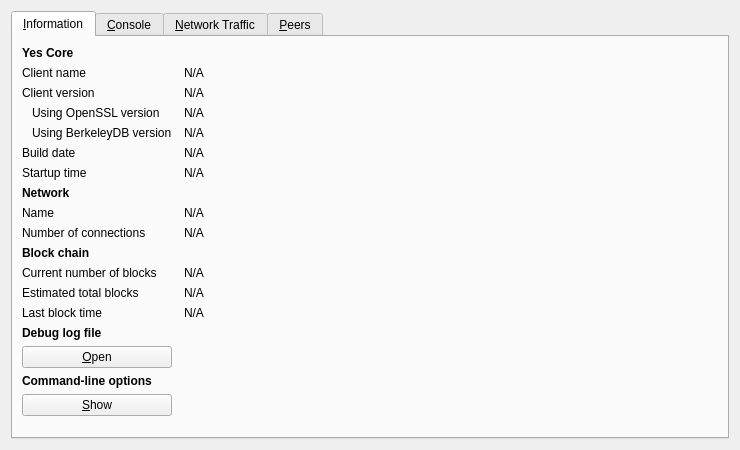
<?xml version="1.0" encoding="UTF-8"?>
<ui version="4.0">
 <class>RPCConsole</class>
 <widget class="QDialog" name="RPCConsole">
  <property name="geometry">
   <rect>
    <x>0</x>
    <y>0</y>
    <width>740</width>
    <height>450</height>
   </rect>
  </property>
  <property name="windowTitle">
   <string>Yes - Debug window</string>
  </property>
  <layout class="QVBoxLayout" name="verticalLayout_2">
   <item>
    <widget class="QTabWidget" name="tabWidget">
     <property name="currentIndex">
      <number>0</number>
     </property>
     <widget class="QWidget" name="tab_info">
      <attribute name="title">
       <string>&amp;Information</string>
      </attribute>
      <layout class="QGridLayout" name="gridLayout" columnstretch="0,1">
       <property name="horizontalSpacing">
        <number>12</number>
       </property>
       <item row="0" column="0">
        <widget class="QLabel" name="label_9">
         <property name="font">
          <font>
           <weight>75</weight>
           <bold>true</bold>
          </font>
         </property>
         <property name="text">
          <string>Yes Core</string>
         </property>
        </widget>
       </item>
       <item row="1" column="0">
        <widget class="QLabel" name="label_5">
         <property name="text">
          <string>Client name</string>
         </property>
        </widget>
       </item>
       <item row="1" column="1">
        <widget class="QLabel" name="clientName">
         <property name="cursor">
          <cursorShape>IBeamCursor</cursorShape>
         </property>
         <property name="text">
          <string>N/A</string>
         </property>
         <property name="textFormat">
          <enum>Qt::PlainText</enum>
         </property>
         <property name="textInteractionFlags">
          <set>Qt::LinksAccessibleByMouse|Qt::TextSelectableByKeyboard|Qt::TextSelectableByMouse</set>
         </property>
        </widget>
       </item>
       <item row="2" column="0">
        <widget class="QLabel" name="label_6">
         <property name="text">
          <string>Client version</string>
         </property>
        </widget>
       </item>
       <item row="2" column="1">
        <widget class="QLabel" name="clientVersion">
         <property name="cursor">
          <cursorShape>IBeamCursor</cursorShape>
         </property>
         <property name="text">
          <string>N/A</string>
         </property>
         <property name="textFormat">
          <enum>Qt::PlainText</enum>
         </property>
         <property name="textInteractionFlags">
          <set>Qt::LinksAccessibleByMouse|Qt::TextSelectableByKeyboard|Qt::TextSelectableByMouse</set>
         </property>
        </widget>
       </item>
       <item row="3" column="0">
        <widget class="QLabel" name="label_14">
         <property name="text">
          <string>Using OpenSSL version</string>
         </property>
         <property name="indent">
          <number>10</number>
         </property>
        </widget>
       </item>
       <item row="3" column="1">
        <widget class="QLabel" name="openSSLVersion">
         <property name="cursor">
          <cursorShape>IBeamCursor</cursorShape>
         </property>
         <property name="text">
          <string>N/A</string>
         </property>
         <property name="textFormat">
          <enum>Qt::PlainText</enum>
         </property>
         <property name="textInteractionFlags">
          <set>Qt::LinksAccessibleByMouse|Qt::TextSelectableByKeyboard|Qt::TextSelectableByMouse</set>
         </property>
        </widget>
       </item>
       <item row="4" column="0">
        <widget class="QLabel" name="label_berkeleyDBVersion">
         <property name="text">
          <string>Using BerkeleyDB version</string>
         </property>
         <property name="indent">
          <number>10</number>
         </property>
        </widget>
       </item>
       <item row="4" column="1">
        <widget class="QLabel" name="berkeleyDBVersion">
         <property name="cursor">
          <cursorShape>IBeamCursor</cursorShape>
         </property>
         <property name="text">
          <string>N/A</string>
         </property>
         <property name="textFormat">
          <enum>Qt::PlainText</enum>
         </property>
         <property name="textInteractionFlags">
          <set>Qt::LinksAccessibleByMouse|Qt::TextSelectableByKeyboard|Qt::TextSelectableByMouse</set>
         </property>
        </widget>
       </item>
       <item row="5" column="0">
        <widget class="QLabel" name="label_12">
         <property name="text">
          <string>Build date</string>
         </property>
        </widget>
       </item>
       <item row="5" column="1">
        <widget class="QLabel" name="buildDate">
         <property name="cursor">
          <cursorShape>IBeamCursor</cursorShape>
         </property>
         <property name="text">
          <string>N/A</string>
         </property>
         <property name="textFormat">
          <enum>Qt::PlainText</enum>
         </property>
         <property name="textInteractionFlags">
          <set>Qt::LinksAccessibleByMouse|Qt::TextSelectableByKeyboard|Qt::TextSelectableByMouse</set>
         </property>
        </widget>
       </item>
       <item row="6" column="0">
        <widget class="QLabel" name="label_13">
         <property name="text">
          <string>Startup time</string>
         </property>
        </widget>
       </item>
       <item row="6" column="1">
        <widget class="QLabel" name="startupTime">
         <property name="cursor">
          <cursorShape>IBeamCursor</cursorShape>
         </property>
         <property name="text">
          <string>N/A</string>
         </property>
         <property name="textFormat">
          <enum>Qt::PlainText</enum>
         </property>
         <property name="textInteractionFlags">
          <set>Qt::LinksAccessibleByMouse|Qt::TextSelectableByKeyboard|Qt::TextSelectableByMouse</set>
         </property>
        </widget>
       </item>
       <item row="7" column="0">
        <widget class="QLabel" name="label_11">
         <property name="font">
          <font>
           <weight>75</weight>
           <bold>true</bold>
          </font>
         </property>
         <property name="text">
          <string>Network</string>
         </property>
        </widget>
       </item>
       <item row="8" column="0">
        <widget class="QLabel" name="label_8">
         <property name="text">
          <string>Name</string>
         </property>
        </widget>
       </item>
       <item row="8" column="1">
        <widget class="QLabel" name="networkName">
         <property name="cursor">
          <cursorShape>IBeamCursor</cursorShape>
         </property>
         <property name="text">
          <string>N/A</string>
         </property>
         <property name="textFormat">
          <enum>Qt::PlainText</enum>
         </property>
         <property name="textInteractionFlags">
          <set>Qt::LinksAccessibleByMouse|Qt::TextSelectableByKeyboard|Qt::TextSelectableByMouse</set>
         </property>
        </widget>
       </item>
       <item row="9" column="0">
        <widget class="QLabel" name="label_7">
         <property name="text">
          <string>Number of connections</string>
         </property>
        </widget>
       </item>
       <item row="9" column="1">
        <widget class="QLabel" name="numberOfConnections">
         <property name="cursor">
          <cursorShape>IBeamCursor</cursorShape>
         </property>
         <property name="text">
          <string>N/A</string>
         </property>
         <property name="textFormat">
          <enum>Qt::PlainText</enum>
         </property>
         <property name="textInteractionFlags">
          <set>Qt::LinksAccessibleByMouse|Qt::TextSelectableByKeyboard|Qt::TextSelectableByMouse</set>
         </property>
        </widget>
       </item>
       <item row="10" column="0">
        <widget class="QLabel" name="label_10">
         <property name="font">
          <font>
           <weight>75</weight>
           <bold>true</bold>
          </font>
         </property>
         <property name="text">
          <string>Block chain</string>
         </property>
        </widget>
       </item>
       <item row="11" column="0">
        <widget class="QLabel" name="label_3">
         <property name="text">
          <string>Current number of blocks</string>
         </property>
        </widget>
       </item>
       <item row="11" column="1">
        <widget class="QLabel" name="numberOfBlocks">
         <property name="cursor">
          <cursorShape>IBeamCursor</cursorShape>
         </property>
         <property name="text">
          <string>N/A</string>
         </property>
         <property name="textFormat">
          <enum>Qt::PlainText</enum>
         </property>
         <property name="textInteractionFlags">
          <set>Qt::LinksAccessibleByMouse|Qt::TextSelectableByKeyboard|Qt::TextSelectableByMouse</set>
         </property>
        </widget>
       </item>
       <item row="12" column="0">
        <widget class="QLabel" name="label_4">
         <property name="text">
          <string>Estimated total blocks</string>
         </property>
        </widget>
       </item>
       <item row="12" column="1">
        <widget class="QLabel" name="totalBlocks">
         <property name="cursor">
          <cursorShape>IBeamCursor</cursorShape>
         </property>
         <property name="text">
          <string>N/A</string>
         </property>
         <property name="textFormat">
          <enum>Qt::PlainText</enum>
         </property>
         <property name="textInteractionFlags">
          <set>Qt::LinksAccessibleByMouse|Qt::TextSelectableByKeyboard|Qt::TextSelectableByMouse</set>
         </property>
        </widget>
       </item>
       <item row="13" column="0">
        <widget class="QLabel" name="label_2">
         <property name="text">
          <string>Last block time</string>
         </property>
        </widget>
       </item>
       <item row="13" column="1">
        <widget class="QLabel" name="lastBlockTime">
         <property name="cursor">
          <cursorShape>IBeamCursor</cursorShape>
         </property>
         <property name="text">
          <string>N/A</string>
         </property>
         <property name="textFormat">
          <enum>Qt::PlainText</enum>
         </property>
         <property name="textInteractionFlags">
          <set>Qt::LinksAccessibleByMouse|Qt::TextSelectableByKeyboard|Qt::TextSelectableByMouse</set>
         </property>
        </widget>
       </item>
       <item row="13" column="0">
        <spacer name="verticalSpacer_2">
         <property name="orientation">
          <enum>Qt::Vertical</enum>
         </property>
         <property name="sizeHint" stdset="0">
          <size>
           <width>20</width>
           <height>20</height>
          </size>
         </property>
        </spacer>
       </item>
       <item row="14" column="0">
        <widget class="QLabel" name="labelDebugLogfile">
         <property name="font">
          <font>
           <weight>75</weight>
           <bold>true</bold>
          </font>
         </property>
         <property name="text">
          <string>Debug log file</string>
         </property>
        </widget>
       </item>
       <item row="15" column="0">
        <widget class="QPushButton" name="openDebugLogfileButton">
         <property name="toolTip">
          <string>Open the Yes debug log file from the current data directory. This can take a few seconds for large log files.</string>
         </property>
         <property name="text">
          <string>&amp;Open</string>
         </property>
         <property name="autoDefault">
          <bool>false</bool>
         </property>
        </widget>
       </item>
       <item row="16" column="0">
        <widget class="QLabel" name="labelCLOptions">
         <property name="font">
          <font>
           <weight>75</weight>
           <bold>true</bold>
          </font>
         </property>
         <property name="text">
          <string>Command-line options</string>
         </property>
        </widget>
       </item>
       <item row="17" column="0">
        <widget class="QPushButton" name="showCLOptionsButton">
         <property name="toolTip">
          <string>Show the Yes help message to get a list with possible Yes command-line options.</string>
         </property>
         <property name="text">
          <string>&amp;Show</string>
         </property>
         <property name="autoDefault">
          <bool>false</bool>
         </property>
        </widget>
       </item>
       <item row="18" column="0">
        <spacer name="verticalSpacer">
         <property name="orientation">
          <enum>Qt::Vertical</enum>
         </property>
         <property name="sizeHint" stdset="0">
          <size>
           <width>20</width>
           <height>40</height>
          </size>
         </property>
        </spacer>
       </item>
      </layout>
     </widget>
     <widget class="QWidget" name="tab_console">
      <attribute name="title">
       <string>&amp;Console</string>
      </attribute>
      <layout class="QVBoxLayout" name="verticalLayout_3">
       <property name="spacing">
        <number>3</number>
       </property>
       <item>
        <widget class="QTextEdit" name="messagesWidget">
         <property name="minimumSize">
          <size>
           <width>0</width>
           <height>100</height>
          </size>
         </property>
         <property name="readOnly">
          <bool>true</bool>
         </property>
         <property name="tabKeyNavigation" stdset="0">
          <bool>false</bool>
         </property>
         <property name="columnCount" stdset="0">
          <number>2</number>
         </property>
        </widget>
       </item>
       <item>
        <layout class="QHBoxLayout" name="horizontalLayout">
         <property name="spacing">
          <number>3</number>
         </property>
         <item>
          <widget class="QLabel" name="label">
           <property name="text">
            <string notr="true">&gt;</string>
           </property>
          </widget>
         </item>
         <item>
          <widget class="QLineEdit" name="lineEdit"/>
         </item>
         <item>
          <widget class="QPushButton" name="clearButton">
           <property name="maximumSize">
            <size>
             <width>24</width>
             <height>24</height>
            </size>
           </property>
           <property name="toolTip">
            <string>Clear console</string>
           </property>
           <property name="text">
            <string/>
           </property>
           <property name="icon">
            <iconset resource="../../../yes.qrc">
             <normaloff>:/icons/remove</normaloff>:/icons/remove</iconset>
           </property>
           <property name="shortcut">
            <string notr="true">Ctrl+L</string>
           </property>
           <property name="autoDefault">
            <bool>false</bool>
           </property>
          </widget>
         </item>
        </layout>
       </item>
      </layout>
     </widget>
     <widget class="QWidget" name="tab_nettraffic">
      <attribute name="title">
       <string>&amp;Network Traffic</string>
      </attribute>
      <layout class="QHBoxLayout" name="horizontalLayout_3">
       <item>
        <layout class="QVBoxLayout" name="verticalLayout_4">
         <item>
          <widget class="TrafficGraphWidget" name="trafficGraph" native="true">
           <property name="sizePolicy">
            <sizepolicy hsizetype="Expanding" vsizetype="Expanding">
             <horstretch>0</horstretch>
             <verstretch>0</verstretch>
            </sizepolicy>
           </property>
          </widget>
         </item>
         <item>
          <layout class="QHBoxLayout" name="horizontalLayout_2">
           <item>
            <widget class="QSlider" name="sldGraphRange">
             <property name="minimum">
              <number>1</number>
             </property>
             <property name="maximum">
              <number>288</number>
             </property>
             <property name="pageStep">
              <number>12</number>
             </property>
             <property name="value">
              <number>6</number>
             </property>
             <property name="orientation">
              <enum>Qt::Horizontal</enum>
             </property>
            </widget>
           </item>
           <item>
            <widget class="QLabel" name="lblGraphRange">
             <property name="minimumSize">
              <size>
               <width>100</width>
               <height>0</height>
              </size>
             </property>
             <property name="alignment">
              <set>Qt::AlignCenter</set>
             </property>
            </widget>
           </item>
           <item>
            <widget class="QPushButton" name="btnClearTrafficGraph">
             <property name="text">
              <string>&amp;Clear</string>
             </property>
             <property name="autoDefault">
              <bool>false</bool>
             </property>
            </widget>
           </item>
          </layout>
         </item>
        </layout>
       </item>
       <item>
        <layout class="QVBoxLayout" name="verticalLayout">
         <item>
          <widget class="QGroupBox" name="groupBox">
           <property name="title">
            <string>Totals</string>
           </property>
           <layout class="QVBoxLayout" name="verticalLayout_5">
            <item>
             <layout class="QHBoxLayout" name="horizontalLayout_4">
              <item>
               <widget class="Line" name="line">
                <property name="sizePolicy">
                 <sizepolicy hsizetype="Fixed" vsizetype="Fixed">
                  <horstretch>0</horstretch>
                  <verstretch>0</verstretch>
                 </sizepolicy>
                </property>
                <property name="minimumSize">
                 <size>
                  <width>10</width>
                  <height>0</height>
                 </size>
                </property>
                <property name="palette">
                 <palette>
                  <active>
                   <colorrole role="Light">
                    <brush brushstyle="SolidPattern">
                     <color alpha="255">
                      <red>0</red>
                      <green>255</green>
                      <blue>0</blue>
                     </color>
                    </brush>
                   </colorrole>
                  </active>
                  <inactive>
                   <colorrole role="Light">
                    <brush brushstyle="SolidPattern">
                     <color alpha="255">
                      <red>0</red>
                      <green>255</green>
                      <blue>0</blue>
                     </color>
                    </brush>
                   </colorrole>
                  </inactive>
                  <disabled>
                   <colorrole role="Light">
                    <brush brushstyle="SolidPattern">
                     <color alpha="255">
                      <red>0</red>
                      <green>255</green>
                      <blue>0</blue>
                     </color>
                    </brush>
                   </colorrole>
                  </disabled>
                 </palette>
                </property>
                <property name="orientation">
                 <enum>Qt::Horizontal</enum>
                </property>
               </widget>
              </item>
              <item>
               <widget class="QLabel" name="label_16">
                <property name="text">
                 <string>In:</string>
                </property>
               </widget>
              </item>
              <item>
               <widget class="QLabel" name="lblBytesIn">
                <property name="minimumSize">
                 <size>
                  <width>50</width>
                  <height>0</height>
                 </size>
                </property>
                <property name="alignment">
                 <set>Qt::AlignRight|Qt::AlignTrailing|Qt::AlignVCenter</set>
                </property>
               </widget>
              </item>
             </layout>
            </item>
            <item>
             <layout class="QHBoxLayout" name="horizontalLayout_5">
              <item>
               <widget class="Line" name="line_2">
                <property name="sizePolicy">
                 <sizepolicy hsizetype="Fixed" vsizetype="Fixed">
                  <horstretch>0</horstretch>
                  <verstretch>0</verstretch>
                 </sizepolicy>
                </property>
                <property name="minimumSize">
                 <size>
                  <width>10</width>
                  <height>0</height>
                 </size>
                </property>
                <property name="palette">
                 <palette>
                  <active>
                   <colorrole role="Light">
                    <brush brushstyle="SolidPattern">
                     <color alpha="255">
                      <red>255</red>
                      <green>0</green>
                      <blue>0</blue>
                     </color>
                    </brush>
                   </colorrole>
                  </active>
                  <inactive>
                   <colorrole role="Light">
                    <brush brushstyle="SolidPattern">
                     <color alpha="255">
                      <red>255</red>
                      <green>0</green>
                      <blue>0</blue>
                     </color>
                    </brush>
                   </colorrole>
                  </inactive>
                  <disabled>
                   <colorrole role="Light">
                    <brush brushstyle="SolidPattern">
                     <color alpha="255">
                      <red>255</red>
                      <green>0</green>
                      <blue>0</blue>
                     </color>
                    </brush>
                   </colorrole>
                  </disabled>
                 </palette>
                </property>
                <property name="orientation">
                 <enum>Qt::Horizontal</enum>
                </property>
               </widget>
              </item>
              <item>
               <widget class="QLabel" name="label_17">
                <property name="text">
                 <string>Out:</string>
                </property>
               </widget>
              </item>
              <item>
               <widget class="QLabel" name="lblBytesOut">
                <property name="minimumSize">
                 <size>
                  <width>50</width>
                  <height>0</height>
                 </size>
                </property>
                <property name="alignment">
                 <set>Qt::AlignRight|Qt::AlignTrailing|Qt::AlignVCenter</set>
                </property>
               </widget>
              </item>
             </layout>
            </item>
            <item>
             <spacer name="verticalSpacer_4">
              <property name="orientation">
               <enum>Qt::Vertical</enum>
              </property>
              <property name="sizeHint" stdset="0">
               <size>
                <width>20</width>
                <height>407</height>
               </size>
              </property>
             </spacer>
            </item>
           </layout>
          </widget>
         </item>
        </layout>
       </item>
      </layout>
     </widget>
     <widget class="QWidget" name="tab_peers">
      <attribute name="title">
       <string>&amp;Peers</string>
      </attribute>
      <layout class="QGridLayout" name="gridLayout_2">
       <item row="0" column="0" rowspan="2">
        <widget class="QTableView" name="peerWidget">
         <property name="horizontalScrollBarPolicy">
          <enum>Qt::ScrollBarAsNeeded</enum>
         </property>
         <property name="sortingEnabled">
          <bool>true</bool>
         </property>
         <attribute name="horizontalHeaderHighlightSections">
          <bool>false</bool>
         </attribute>
        </widget>
       </item>
       <item row="0" column="1">
        <widget class="QLabel" name="peerHeading">
         <property name="sizePolicy">
          <sizepolicy hsizetype="Preferred" vsizetype="Minimum">
           <horstretch>0</horstretch>
           <verstretch>0</verstretch>
          </sizepolicy>
         </property>
         <property name="minimumSize">
          <size>
           <width>300</width>
           <height>32</height>
          </size>
         </property>
         <property name="font">
          <font>
           <pointsize>10</pointsize>
          </font>
         </property>
         <property name="cursor">
          <cursorShape>IBeamCursor</cursorShape>
         </property>
         <property name="text">
          <string>Select a peer to view detailed information.</string>
         </property>
         <property name="alignment">
          <set>Qt::AlignHCenter|Qt::AlignTop</set>
         </property>
         <property name="wordWrap">
          <bool>true</bool>
         </property>
         <property name="textInteractionFlags">
          <set>Qt::LinksAccessibleByMouse|Qt::TextSelectableByKeyboard|Qt::TextSelectableByMouse</set>
         </property>
        </widget>
       </item>
       <item row="1" column="1">
        <widget class="QWidget" name="detailWidget" native="true">
         <property name="minimumSize">
          <size>
           <width>300</width>
           <height>0</height>
          </size>
         </property>
         <layout class="QGridLayout" name="gridLayout_3">
          <item row="0" column="0">
           <widget class="QLabel" name="label_23">
            <property name="text">
             <string>Peer ID</string>
            </property>
           </widget>
          </item>
          <item row="0" column="2">
           <widget class="QLabel" name="peerId">
            <property name="cursor">
             <cursorShape>IBeamCursor</cursorShape>
            </property>
            <property name="text">
             <string>N/A</string>
            </property>
            <property name="textFormat">
             <enum>Qt::PlainText</enum>
            </property>
            <property name="textInteractionFlags">
             <set>Qt::LinksAccessibleByMouse|Qt::TextSelectableByKeyboard|Qt::TextSelectableByMouse</set>
            </property>
           </widget>
          </item>
          <item row="1" column="0">
           <widget class="QLabel" name="label_23">
            <property name="text">
             <string>Direction</string>
            </property>
           </widget>
          </item>
          <item row="1" column="2">
           <widget class="QLabel" name="peerDirection">
            <property name="cursor">
             <cursorShape>IBeamCursor</cursorShape>
            </property>
            <property name="text">
             <string>N/A</string>
            </property>
            <property name="textFormat">
             <enum>Qt::PlainText</enum>
            </property>
            <property name="textInteractionFlags">
             <set>Qt::LinksAccessibleByMouse|Qt::TextSelectableByKeyboard|Qt::TextSelectableByMouse</set>
            </property>
           </widget>
          </item>
          <item row="2" column="0">
           <widget class="QLabel" name="label_21">
            <property name="text">
             <string>Version</string>
            </property>
           </widget>
          </item>
          <item row="2" column="2">
           <widget class="QLabel" name="peerVersion">
            <property name="cursor">
             <cursorShape>IBeamCursor</cursorShape>
            </property>
            <property name="text">
             <string>N/A</string>
            </property>
            <property name="textFormat">
             <enum>Qt::PlainText</enum>
            </property>
            <property name="textInteractionFlags">
             <set>Qt::LinksAccessibleByMouse|Qt::TextSelectableByKeyboard|Qt::TextSelectableByMouse</set>
            </property>
           </widget>
          </item>
          <item row="3" column="0">
           <widget class="QLabel" name="label_28">
            <property name="text">
             <string>User Agent</string>
            </property>
           </widget>
          </item>
          <item row="3" column="2">
           <widget class="QLabel" name="peerSubversion">
            <property name="cursor">
             <cursorShape>IBeamCursor</cursorShape>
            </property>
            <property name="text">
             <string>N/A</string>
            </property>
            <property name="textFormat">
             <enum>Qt::PlainText</enum>
            </property>
            <property name="textInteractionFlags">
             <set>Qt::LinksAccessibleByMouse|Qt::TextSelectableByKeyboard|Qt::TextSelectableByMouse</set>
            </property>
           </widget>
          </item>
          <item row="4" column="0">
           <widget class="QLabel" name="label_4">
            <property name="text">
             <string>Services</string>
            </property>
           </widget>
          </item>
          <item row="4" column="2">
           <widget class="QLabel" name="peerServices">
            <property name="cursor">
             <cursorShape>IBeamCursor</cursorShape>
            </property>
            <property name="text">
             <string>N/A</string>
            </property>
            <property name="textFormat">
             <enum>Qt::PlainText</enum>
            </property>
            <property name="textInteractionFlags">
             <set>Qt::LinksAccessibleByMouse|Qt::TextSelectableByKeyboard|Qt::TextSelectableByMouse</set>
            </property>
           </widget>
          </item>
          <item row="5" column="0">
           <widget class="QLabel" name="label_29">
            <property name="text">
             <string>Starting Height</string>
            </property>
           </widget>
          </item>
          <item row="5" column="2">
           <widget class="QLabel" name="peerHeight">
            <property name="cursor">
             <cursorShape>IBeamCursor</cursorShape>
            </property>
            <property name="text">
             <string>N/A</string>
            </property>
            <property name="textFormat">
             <enum>Qt::PlainText</enum>
            </property>
            <property name="textInteractionFlags">
             <set>Qt::LinksAccessibleByMouse|Qt::TextSelectableByKeyboard|Qt::TextSelectableByMouse</set>
            </property>
           </widget>
          </item>
          <item row="6" column="0">
           <widget class="QLabel" name="label_27">
            <property name="text">
             <string>Sync Height</string>
            </property>
           </widget>
          </item>
          <item row="6" column="2">
           <widget class="QLabel" name="peerSyncHeight">
            <property name="cursor">
             <cursorShape>IBeamCursor</cursorShape>
            </property>
            <property name="text">
             <string>N/A</string>
            </property>
            <property name="textFormat">
             <enum>Qt::PlainText</enum>
            </property>
            <property name="textInteractionFlags">
             <set>Qt::LinksAccessibleByMouse|Qt::TextSelectableByKeyboard|Qt::TextSelectableByMouse</set>
            </property>
           </widget>
          </item>
          <item row="7" column="0">
           <widget class="QLabel" name="label_24">
            <property name="text">
             <string>Ban Score</string>
            </property>
           </widget>
          </item>
          <item row="7" column="2">
           <widget class="QLabel" name="peerBanScore">
            <property name="cursor">
             <cursorShape>IBeamCursor</cursorShape>
            </property>
            <property name="text">
             <string>N/A</string>
            </property>
            <property name="textFormat">
             <enum>Qt::PlainText</enum>
            </property>
            <property name="textInteractionFlags">
             <set>Qt::LinksAccessibleByMouse|Qt::TextSelectableByKeyboard|Qt::TextSelectableByMouse</set>
            </property>
           </widget>
          </item>
          <item row="8" column="0">
           <widget class="QLabel" name="label_22">
            <property name="text">
             <string>Connection Time</string>
            </property>
           </widget>
          </item>
          <item row="8" column="2">
           <widget class="QLabel" name="peerConnTime">
            <property name="cursor">
             <cursorShape>IBeamCursor</cursorShape>
            </property>
            <property name="text">
             <string>N/A</string>
            </property>
            <property name="textFormat">
             <enum>Qt::PlainText</enum>
            </property>
            <property name="textInteractionFlags">
             <set>Qt::LinksAccessibleByMouse|Qt::TextSelectableByKeyboard|Qt::TextSelectableByMouse</set>
            </property>
           </widget>
          </item>
          <item row="9" column="0">
           <widget class="QLabel" name="label_15">
            <property name="text">
             <string>Last Send</string>
            </property>
           </widget>
          </item>
          <item row="9" column="2">
           <widget class="QLabel" name="peerLastSend">
            <property name="cursor">
             <cursorShape>IBeamCursor</cursorShape>
            </property>
            <property name="text">
             <string>N/A</string>
            </property>
            <property name="textFormat">
             <enum>Qt::PlainText</enum>
            </property>
            <property name="textInteractionFlags">
             <set>Qt::LinksAccessibleByMouse|Qt::TextSelectableByKeyboard|Qt::TextSelectableByMouse</set>
            </property>
           </widget>
          </item>
          <item row="10" column="0">
           <widget class="QLabel" name="label_19">
            <property name="text">
             <string>Last Receive</string>
            </property>
           </widget>
          </item>
          <item row="10" column="2">
           <widget class="QLabel" name="peerLastRecv">
            <property name="cursor">
             <cursorShape>IBeamCursor</cursorShape>
            </property>
            <property name="text">
             <string>N/A</string>
            </property>
            <property name="textFormat">
             <enum>Qt::PlainText</enum>
            </property>
            <property name="textInteractionFlags">
             <set>Qt::LinksAccessibleByMouse|Qt::TextSelectableByKeyboard|Qt::TextSelectableByMouse</set>
            </property>
           </widget>
          </item>
          <item row="11" column="0">
           <widget class="QLabel" name="label_18">
            <property name="text">
             <string>Bytes Sent</string>
            </property>
           </widget>
          </item>
          <item row="11" column="2">
           <widget class="QLabel" name="peerBytesSent">
            <property name="cursor">
             <cursorShape>IBeamCursor</cursorShape>
            </property>
            <property name="text">
             <string>N/A</string>
            </property>
            <property name="textFormat">
             <enum>Qt::PlainText</enum>
            </property>
            <property name="textInteractionFlags">
             <set>Qt::LinksAccessibleByMouse|Qt::TextSelectableByKeyboard|Qt::TextSelectableByMouse</set>
            </property>
           </widget>
          </item>
          <item row="12" column="0">
           <widget class="QLabel" name="label_20">
            <property name="text">
             <string>Bytes Received</string>
            </property>
           </widget>
          </item>
          <item row="12" column="2">
           <widget class="QLabel" name="peerBytesRecv">
            <property name="cursor">
             <cursorShape>IBeamCursor</cursorShape>
            </property>
            <property name="text">
             <string>N/A</string>
            </property>
            <property name="textFormat">
             <enum>Qt::PlainText</enum>
            </property>
            <property name="textInteractionFlags">
             <set>Qt::LinksAccessibleByMouse|Qt::TextSelectableByKeyboard|Qt::TextSelectableByMouse</set>
            </property>
           </widget>
          </item>
          <item row="13" column="0">
           <widget class="QLabel" name="label_26">
            <property name="text">
             <string>Ping Time</string>
            </property>
           </widget>
          </item>
          <item row="13" column="2">
           <widget class="QLabel" name="peerPingTime">
            <property name="cursor">
             <cursorShape>IBeamCursor</cursorShape>
            </property>
            <property name="text">
             <string>N/A</string>
            </property>
            <property name="textFormat">
             <enum>Qt::PlainText</enum>
            </property>
            <property name="textInteractionFlags">
             <set>Qt::LinksAccessibleByMouse|Qt::TextSelectableByKeyboard|Qt::TextSelectableByMouse</set>
            </property>
           </widget>
          </item>
          <item row="14" column="0">
           <widget class="QLabel" name="label_timeoffset">
            <property name="text">
             <string>Time Offset</string>
            </property>
           </widget>
          </item>
          <item row="14" column="2">
           <widget class="QLabel" name="timeoffset">
            <property name="cursor">
             <cursorShape>IBeamCursor</cursorShape>
            </property>
            <property name="text">
             <string>N/A</string>
            </property>
            <property name="textFormat">
             <enum>Qt::PlainText</enum>
            </property>
            <property name="textInteractionFlags">
             <set>Qt::LinksAccessibleByMouse|Qt::TextSelectableByKeyboard|Qt::TextSelectableByMouse</set>
            </property>
           </widget>
          </item>
          <item row="15" column="1">
           <spacer name="verticalSpacer_3">
            <property name="orientation">
             <enum>Qt::Vertical</enum>
            </property>
            <property name="sizeHint" stdset="0">
             <size>
              <width>20</width>
              <height>40</height>
             </size>
            </property>
           </spacer>
          </item>
         </layout>
        </widget>
       </item>
      </layout>
     </widget>
    </widget>
   </item>
  </layout>
 </widget>
 <customwidgets>
  <customwidget>
   <class>TrafficGraphWidget</class>
   <extends>QWidget</extends>
   <header>trafficgraphwidget.h</header>
   <container>1</container>
   <slots>
    <slot>clear()</slot>
   </slots>
  </customwidget>
 </customwidgets>
 <resources>
  <include location="../../../yes.qrc"/>
 </resources>
 <connections/>
</ui>
